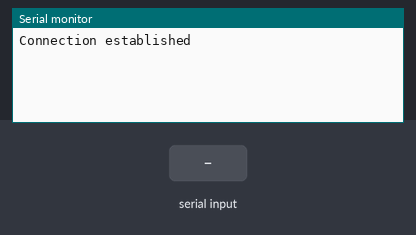
This sketch was run on a simulated Arduino Mega 2560, built with avr-gcc and run on an emulated ATmega2560. Shown: the last lines printed to the serial monitor. Inputs (shaded band) come from the test bench.

Above: at 1.2 s.
1.3 s: "1\n" received over Serial
At 1.6 s:
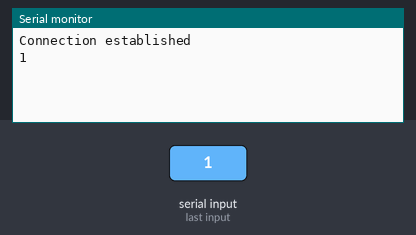
2.8 s: "0\n" received over the second serial link
At 4.0 s:
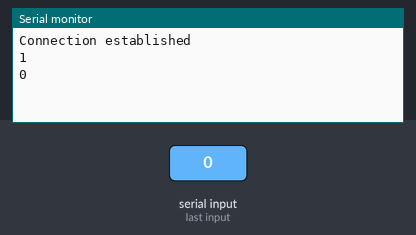
4.3 s: "2\n" received over Serial
At 5.1 s:
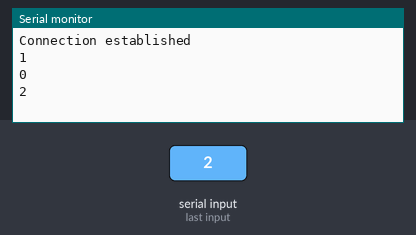

Measured:
- after the input at 1.3 s, the serial monitor: prints a new line at once (image 1)
- after the input at 2.8 s, the serial monitor: prints a new line at once (image 2)
- after the input at 4.3 s, the serial monitor: prints a new line at once (image 3)

The sketch:

ESP_Serial_Dat_receive.ino
```cpp
#include <SoftwareSerial.h>


/*#define D5 (18)
#define D6 (19)
#define D7 (23)
#define D8 (5) for serial defibe
SoftwareSerial mySerial1;
SoftwareSerial mySerial2;

mySerial2.begin(9600,  SWSERIAL_8N1, D5, D6,, false);
*/
SoftwareSerial myPort;

void setup() {

Serial.begin(9600); // Standard hardware serial port

Serial2.begin(9600);
myPort.begin(9600, SWSERIAL_8N1, 32, 33, false);
//mySerial2.begin(9600,  SWSERIAL_8N1, D32, D33, false);
Serial.println("Connection established");
}

void loop() {

  if (Serial.available() > 0) {
    String data3 = Serial.readStringUntil('\n');
    Serial.println(data3);
  }
  if (myPort.available() > 0) {
    String data1 = myPort.readStringUntil('\n');
    Serial.println(data1);
  }
   if (Serial2.available() > 0) {
    String data2 = Serial2.readStringUntil('\n');
    Serial.println(data2);
  }


}
```
